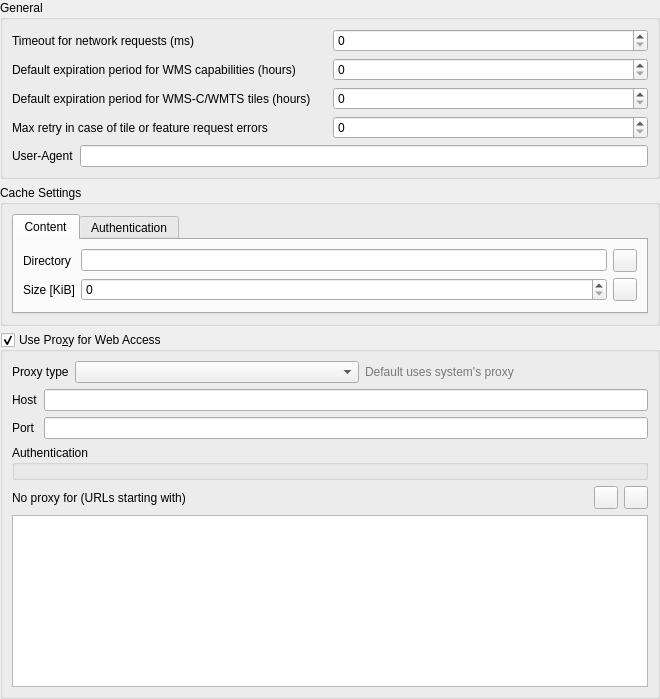
             <widget class="QWidget" name="mOptionsScrollAreaContents_10">
              <property name="geometry">
               <rect>
                <x>0</x>
                <y>0</y>
                <width>660</width>
                <height>699</height>
               </rect>
              </property>
              <layout class="QVBoxLayout" name="verticalLayout_33">
               <property name="leftMargin">
                <number>0</number>
               </property>
               <property name="topMargin">
                <number>0</number>
               </property>
               <property name="rightMargin">
                <number>0</number>
               </property>
               <property name="bottomMargin">
                <number>0</number>
               </property>
               <item>
                <widget class="QGroupBox" name="groupBox_20">
                 <property name="title">
                  <string>General</string>
                 </property>
                 <layout class="QVBoxLayout" name="verticalLayout_34">
                  <item>
                   <layout class="QHBoxLayout" name="horizontalLayout_11">
                    <item>
                     <widget class="QLabel" name="mNetworkTimeoutLabel">
                      <property name="text">
                       <string>Timeout for network requests (ms)</string>
                      </property>
                     </widget>
                    </item>
                    <item>
                     <widget class="QgsSpinBox" name="mNetworkTimeoutSpinBox">
                      <property name="maximum">
                       <number>100000000</number>
                      </property>
                     </widget>
                    </item>
                   </layout>
                  </item>
                  <item>
                   <layout class="QHBoxLayout" name="horizontalLayout_40">
                    <item>
                     <widget class="QLabel" name="label_45">
                      <property name="text">
                       <string>Default expiration period for WMS capabilities (hours)</string>
                      </property>
                     </widget>
                    </item>
                    <item>
                     <widget class="QgsSpinBox" name="mDefaultCapabilitiesExpirySpinBox">
                      <property name="maximum">
                       <number>100000000</number>
                      </property>
                     </widget>
                    </item>
                   </layout>
                  </item>
                  <item>
                   <layout class="QHBoxLayout" name="horizontalLayout_17">
                    <item>
                     <widget class="QLabel" name="label_32">
                      <property name="text">
                       <string>Default expiration period for WMS-C/WMTS tiles (hours)</string>
                      </property>
                     </widget>
                    </item>
                    <item>
                     <widget class="QgsSpinBox" name="mDefaultTileExpirySpinBox">
                      <property name="maximum">
                       <number>100000000</number>
                      </property>
                     </widget>
                    </item>
                   </layout>
                  </item>
                  <item>
                   <layout class="QHBoxLayout" name="horizontalLayout_33">
                    <item>
                     <widget class="QLabel" name="label_57">
                      <property name="text">
                       <string>Max retry in case of tile or feature request errors</string>
                      </property>
                     </widget>
                    </item>
                    <item>
                     <widget class="QgsSpinBox" name="mDefaultTileMaxRetrySpinBox">
                      <property name="maximum">
                       <number>100000000</number>
                      </property>
                     </widget>
                    </item>
                   </layout>
                  </item>
                  <item>
                   <layout class="QHBoxLayout" name="horizontalLayout_35">
                    <item>
                     <widget class="QLabel" name="lblUserAgent">
                      <property name="text">
                       <string>User-Agent</string>
                      </property>
                     </widget>
                    </item>
                    <item>
                     <widget class="QLineEdit" name="leUserAgent"/>
                    </item>
                   </layout>
                  </item>
                 </layout>
                </widget>
               </item>
               <item>
                <widget class="QGroupBox" name="grpCache">
                 <property name="title">
                  <string>Cache Settings</string>
                 </property>
                 <layout class="QVBoxLayout" name="verticalLayout_19">
                  <item>
                   <widget class="QTabWidget" name="tabContentCache">
                    <property name="currentIndex">
                     <number>0</number>
                    </property>
                    <widget class="QWidget" name="tab">
                     <attribute name="title">
                      <string>Content</string>
                     </attribute>
                     <layout class="QGridLayout" name="gridLayout_2">
                      <item row="4" column="0">
                       <widget class="QLabel" name="label_11">
                        <property name="text">
                         <string>Size [KiB]</string>
                        </property>
                       </widget>
                      </item>
                      <item row="0" column="0">
                       <widget class="QLabel" name="label_10">
                        <property name="text">
                         <string>Directory</string>
                        </property>
                       </widget>
                      </item>
                      <item row="0" column="1">
                       <widget class="QLineEdit" name="mCacheDirectory"/>
                      </item>
                      <item row="4" column="1">
                       <widget class="QgsSpinBox" name="mCacheSize"/>
                      </item>
                      <item row="0" column="2">
                       <widget class="QToolButton" name="mBrowseCacheDirectory">
                        <property name="toolTip">
                         <string>Select folder</string>
                        </property>
                        <property name="text">
                         <string/>
                        </property>
                        <property name="icon">
                         <iconset resource="../../images/images.qrc">
                          <normaloff>:/images/themes/default/mActionFileOpen.svg</normaloff>:/images/themes/default/mActionFileOpen.svg</iconset>
                        </property>
                       </widget>
                      </item>
                      <item row="4" column="2">
                       <widget class="QToolButton" name="mClearCache">
                        <property name="toolTip">
                         <string>Clear cache</string>
                        </property>
                        <property name="text">
                         <string/>
                        </property>
                        <property name="icon">
                         <iconset resource="../../images/images.qrc">
                          <normaloff>:/images/themes/default/mActionDeleteSelected.svg</normaloff>:/images/themes/default/mActionDeleteSelected.svg</iconset>
                        </property>
                       </widget>
                      </item>
                     </layout>
                    </widget>
                    <widget class="QWidget" name="tab_2">
                     <attribute name="title">
                      <string>Authentication</string>
                     </attribute>
                     <layout class="QGridLayout" name="gridLayout_5">
                      <item row="0" column="0">
                       <widget class="QCheckBox" name="mAutoClearAccessCache">
                        <property name="toolTip">
                         <string>&lt;html&gt;&lt;head/&gt;&lt;body&gt;&lt;p&gt;The connection cache stores all authentication connections data even when the connection fails.&lt;br/&gt;If you make any change to the authentication configurations or to the certification authorities, you should clear the authentication cache or&lt;br/&gt;restart QGIS. &lt;br/&gt;When this option is checked, the authentication cache will be automatically cleared every time an SSL error occurs and you choose to abort the connection.&lt;br/&gt;&lt;/p&gt;&lt;/body&gt;&lt;/html&gt;</string>
                        </property>
                        <property name="text">
                         <string>Automatically clear the connection authentication cache on SSL errors (recommended)</string>
                        </property>
                       </widget>
                      </item>
                      <item row="1" column="0">
                       <widget class="QPushButton" name="mClearAccessCache">
                        <property name="text">
                         <string>Clear authentication connection cache</string>
                        </property>
                       </widget>
                      </item>
                     </layout>
                    </widget>
                   </widget>
                  </item>
                 </layout>
                </widget>
               </item>
               <item>
                <widget class="QgsCollapsibleGroupBox" name="grpProxy">
                 <property name="title">
                  <string>Use Pro&amp;xy for Web Access</string>
                 </property>
                 <property name="flat">
                  <bool>false</bool>
                 </property>
                 <property name="checkable">
                  <bool>true</bool>
                 </property>
                 <property name="collapsed" stdset="0">
                  <bool>false</bool>
                 </property>
                 <property name="saveCollapsedState" stdset="0">
                  <bool>true</bool>
                 </property>
                 <layout class="QGridLayout" name="gridLayout_1">
                  <item row="1" column="0">
                   <widget class="QLabel" name="label_47">
                    <property name="text">
                     <string>No proxy for (URLs starting with)</string>
                    </property>
                   </widget>
                  </item>
                  <item row="1" column="4">
                   <widget class="QToolButton" name="mRemoveUrlPushButton">
                    <property name="toolTip">
                     <string>Remove selected URL</string>
                    </property>
                    <property name="text">
                     <string/>
                    </property>
                    <property name="icon">
                     <iconset resource="../../images/images.qrc">
                      <normaloff>:/images/themes/default/symbologyRemove.svg</normaloff>:/images/themes/default/symbologyRemove.svg</iconset>
                    </property>
                   </widget>
                  </item>
                  <item row="1" column="3">
                   <widget class="QToolButton" name="mAddUrlPushButton">
                    <property name="toolTip">
                     <string>Add URL to exclude</string>
                    </property>
                    <property name="text">
                     <string/>
                    </property>
                    <property name="icon">
                     <iconset resource="../../images/images.qrc">
                      <normaloff>:/images/themes/default/symbologyAdd.svg</normaloff>:/images/themes/default/symbologyAdd.svg</iconset>
                    </property>
                   </widget>
                  </item>
                  <item row="0" column="0" colspan="5">
                   <layout class="QGridLayout" name="gridLayout_17">
                    <item row="0" column="1">
                     <widget class="QComboBox" name="mProxyTypeComboBox"/>
                    </item>
                    <item row="0" column="0">
                     <widget class="QLabel" name="mTypeLabel">
                      <property name="sizePolicy">
                       <sizepolicy hsizetype="Maximum" vsizetype="Preferred">
                        <horstretch>0</horstretch>
                        <verstretch>0</verstretch>
                       </sizepolicy>
                      </property>
                      <property name="text">
                       <string>Proxy type</string>
                      </property>
                     </widget>
                    </item>
                    <item row="0" column="2">
                     <widget class="QLabel" name="label_41">
                      <property name="styleSheet">
                       <string notr="true">QLabel {color: rgb(120, 120, 120);}</string>
                      </property>
                      <property name="text">
                       <string>Default uses system's proxy</string>
                      </property>
                     </widget>
                    </item>
                    <item row="1" column="0" colspan="3">
                     <widget class="QFrame" name="frameManualProxy">
                      <property name="frameShape">
                       <enum>QFrame::NoFrame</enum>
                      </property>
                      <property name="frameShadow">
                       <enum>QFrame::Raised</enum>
                      </property>
                      <layout class="QGridLayout" name="gridLayout_18">
                       <property name="leftMargin">
                        <number>0</number>
                       </property>
                       <property name="topMargin">
                        <number>0</number>
                       </property>
                       <property name="rightMargin">
                        <number>0</number>
                       </property>
                       <property name="bottomMargin">
                        <number>0</number>
                       </property>
                       <item row="2" column="2">
                        <widget class="QLineEdit" name="leProxyPort"/>
                       </item>
                       <item row="2" column="1">
                        <widget class="QLabel" name="lblProxyPort">
                         <property name="text">
                          <string>Port</string>
                         </property>
                        </widget>
                       </item>
                       <item row="1" column="2">
                        <widget class="QLineEdit" name="leProxyHost"/>
                       </item>
                       <item row="1" column="1">
                        <widget class="QLabel" name="lblProxyHost">
                         <property name="text">
                          <string>Host</string>
                         </property>
                        </widget>
                       </item>
                       <item row="3" column="1" colspan="2">
                        <widget class="QGroupBox" name="mAuthGroupBox">
                         <property name="title">
                          <string>Authentication</string>
                         </property>
                         <layout class="QVBoxLayout" name="verticalLayout_23">
                          <property name="leftMargin">
                           <number>6</number>
                          </property>
                          <property name="topMargin">
                           <number>6</number>
                          </property>
                          <property name="rightMargin">
                           <number>6</number>
                          </property>
                          <property name="bottomMargin">
                           <number>6</number>
                          </property>
                          <item>
                           <widget class="QgsAuthSettingsWidget" name="mAuthSettings" native="true"/>
                          </item>
                         </layout>
                        </widget>
                       </item>
                      </layout>
                     </widget>
                    </item>
                   </layout>
                  </item>
                  <item row="1" column="1" colspan="2">
                   <spacer name="horizontalSpacer">
                    <property name="orientation">
                     <enum>Qt::Horizontal</enum>
                    </property>
                    <property name="sizeHint" stdset="0">
                     <size>
                      <width>40</width>
                      <height>20</height>
                     </size>
                    </property>
                   </spacer>
                  </item>
                  <item row="2" column="0" colspan="5">
                   <widget class="QListWidget" name="mNoProxyUrlListWidget"/>
                  </item>
                 </layout>
                </widget>
               </item>
               <item>
                <spacer name="verticalSpacer_9">
                 <property name="orientation">
                  <enum>Qt::Vertical</enum>
                 </property>
                 <property name="sizeHint" stdset="0">
                  <size>
                   <width>0</width>
                   <height>0</height>
                  </size>
                 </property>
                </spacer>
               </item>
              </layout>
             </widget>
